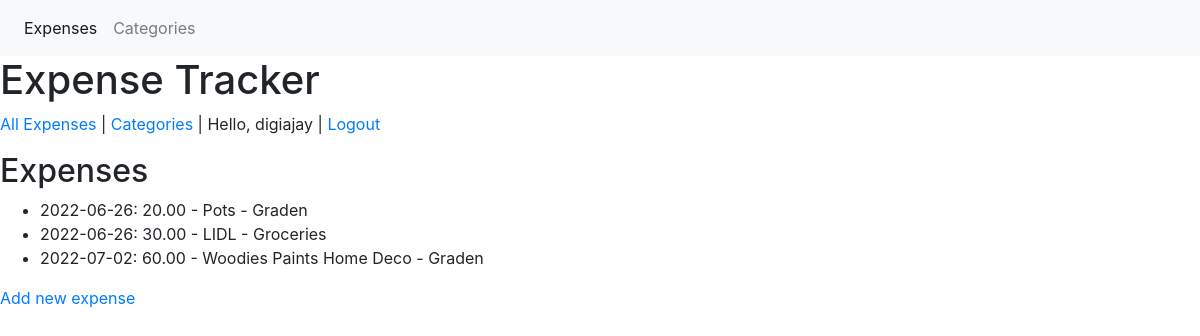
Page /expenses (signed in) on the committed database.
### expense_traces/models.py (models this page shows)
class Expenses(models.Model):
    ''' A short description of the expense'''
    expense_short = models.CharField(max_length=50)
    owner = models.ForeignKey(User, on_delete=models.CASCADE)
    ''' Expense value'''
    expense_value = MoneyField(max_digits=14, decimal_places=2, default_currency='EUR')
    expense_date = models.DateField(auto_now=True)
    expense_category = models.ForeignKey(Expense_Categories, on_delete=models.CASCADE)
    def __str__(self) -> str:
        return f"{self.expense_date}: {self.expense_value} - {self.expense_short} - {self.expense_category}"

class Expense_Categories(models.Model):
    expense_type = models.CharField(max_length=25)
    owner = models.ForeignKey(User, on_delete=models.CASCADE)
    def __str__(self) -> str:
        return f"{self.expense_type}"

### expense_traces/views.py (the view)
# urls.py: path('expenses',views.expenses,name='expenses'),
@login_required
def expenses(request):
    expenses = Expenses.objects.filter(owner=request.user).order_by('expense_date')
    context = {'expenses': expenses}
    return render(request, 'expenses.html', context)

### expense_traces/templates/expenses.html
{% extends 'base.html' %}
{% block content %}
<h2>Expenses</h2>
<ul>
    {% for expense in expenses %}
    <li>{{expense}}</li>
    {% endfor %}
</ul>
<a href="{% url 'expense_traces:add_expense' %}"> Add new expense <a>
{% endblock content %}

### expense_traces/templates/base.html (shortened to what this page needs)
{% load bootstrap4 %}
<!doctype html>
<html lang="en">
    <head>
        {% bootstrap_css %}
    </head>
    <body>
        <nav class="navbar navbar-expand navbar-light bg-light">
            <ul class="nav navbar-nav">
                <li class="nav-item active">
                    <a class="nav-link" href="#">Expenses <span class="sr-only">(current)</span></a>
                </li>
                <li class="nav-item">
                    <a class="nav-link" href="#">Categories</a>
                </li>
            </ul>
        </nav>
        <h1>Expense Tracker</h1>
        <p>
            <a href="{% url 'expense_traces:expenses' %}"> All Expenses </a> | <a href="{% url 'expense_traces:expense_categories' %}">Categories</a> |
            {% if user.is_authenticated %}
                Hello, {{user.username}} |
                <a href = '{% url 'users:logout' %}'>Logout</a>
            {% else %}
                <a href = '{% url 'users:register' %}'>Register</a>
                or
                <a href = '{% url 'users:login' %}'>Login</a>
            {% endif %}
        </p>
{% block content %}{% endblock content %}

### rows in the picture
Expenses: expense_date+expense_value+expense_short "2022-06-26: 20.00 - Pots - Graden"
Expenses: expense_date+expense_value+expense_short "2022-06-26: 30.00 - LIDL - Groceries"
Expenses: expense_date+expense_value+expense_short "2022-07-02: 60.00 - Woodies Paints Home Deco - Graden"

### other values in the picture
{{ user.username }} "digiajay"
